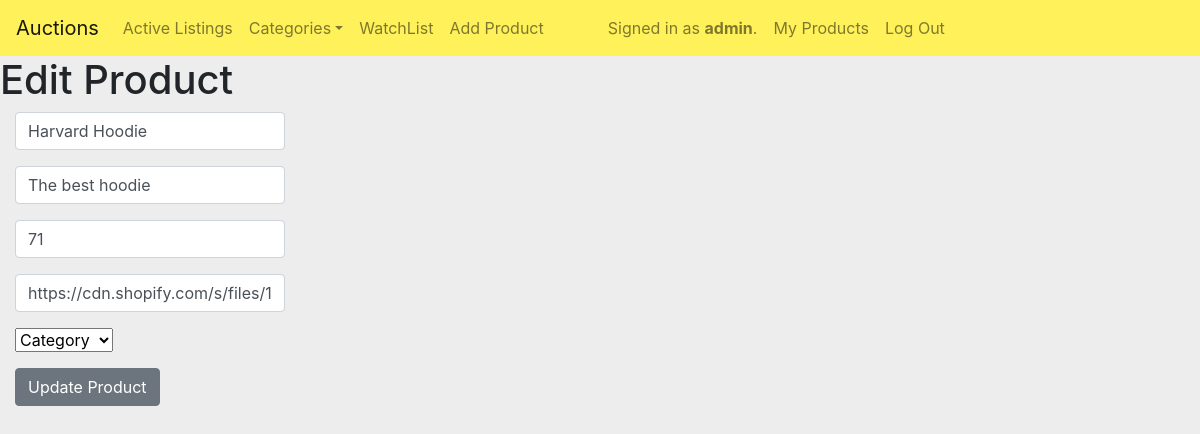
/edit_product/16 (signed in), run on an earlier commit of the app's database.
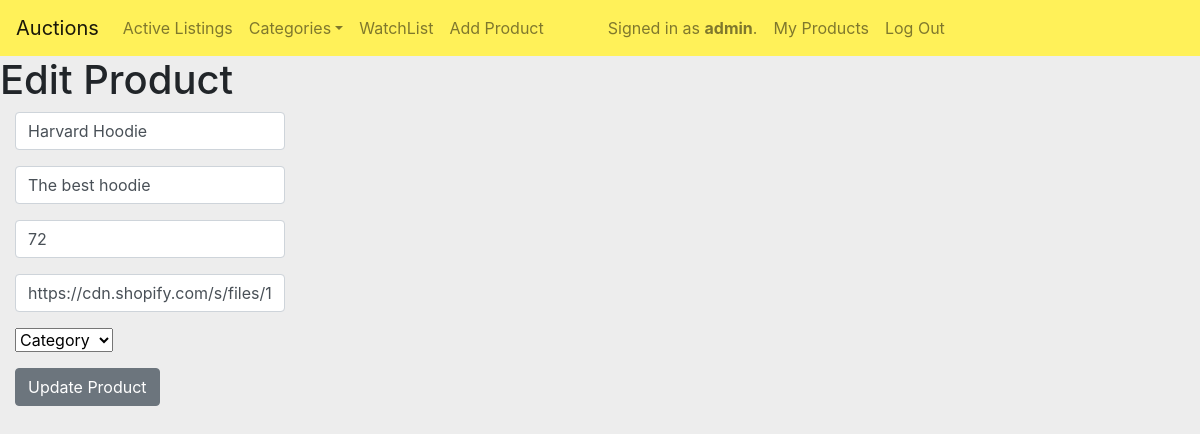
And on a later commit of the database.
### auctions/models.py (models this page shows, shortened)
class User(AbstractUser):
     pass

class Product(models.Model):
    name = models.CharField(max_length=64)
    description = models.CharField(max_length=64)
    price = models.IntegerField()
    image = models.CharField(max_length=64)
    image_url = models.CharField(max_length=300)
    category = models.CharField(max_length=64)
    creator = models.CharField(max_length=64)
    is_active = models.BooleanField(default=True)
    winner = models.CharField(max_length=64, default="admin")
    users = models.ManyToManyField(User, blank=True, related_name="products")

### auctions/views.py (the view, shortened to what this page needs)
# urls.py: path("edit_product/<int:product_id>", views.edit_product, name="edit_product"),
@login_required(login_url='login')
def edit_product(request, product_id):
    if request.method == 'GET':
        product = Product.objects.get(pk=product_id)
        return render(request, 'auctions/edit_product.html', {
            'product' : product
        })

### auctions/templates/auctions/edit_product.html (shortened to what this page needs)
{% extends 'auctions/layout.html' %}
{% block body %}
  <h1>Edit Product </h1>
  <form action="{% url 'edit_product' product.id %}" method="post" class="col-lg-3 col-sm-6 mb-3">
    <div class="form-group">
      <input name="product_name" type="text" placeholder="Product Name"
             class="form-control" value="{{ product.name }}" >
    </div>
    <div class="form-group">
      <input name="description" type="text" placeholder="Description"
             class="form-control" value="{{ product.description}}" >
    </div>
    <div class="form-group">
      <input name="price" placeholder="Price" type="number"
             class="form-control" value="{{ product.price }}">
    </div>
    <div class="form-group">
      <input name="image_url" type="text" placeholder="Image_url"
             class="form-control" value="{{ product.image_url }}">
    </div>
    <div class="form-group">
      <select name="category" required>
        <option value="" disabled selected>Category</option>
      </select>
    </div>
    <button class="btn btn-secondary">Update Product</button>
  </form>
{% endblock %}

### auctions/templates/auctions/layout.html (shortened to what this page needs)
{% load static %}
<!DOCTYPE html>
<html lang="en">
    <head>
        <link rel="stylesheet" href="https://stackpath.bootstrapcdn.com/bootstrap/4.4.1/css/bootstrap.min.css">
        <link href="{% static 'auctions/styles.css' %}" rel="stylesheet">
    </head>
    <body>
        <nav class='navbar navbar-expand-md navbar-light'>
            <a class='navbar-brand' href="/">Auctions</a>
           <div class="collapse navbar-collapse " id="miNavBar">
             <ul class='navbar-nav ms-auto'>
                <li class="nav-item">
                    <a class="nav-link" href="{% url 'index' %}">Active Listings</a>
                </li>
                <li class="nav-item">
                    <div class="dropdown">
                        <a class="nav-link dropdown-toggle" data-bs-toggle='dropdown' href="">Categories</a>
                    </div>
                </li>
                {% if user.is_authenticated %}
                    <li class="nav-item">
                        <a class="nav-link" href="{% url 'show_watchlist' %}">WatchList
                        </a>
                    </li>
                    <li class="nav-item" >
                       <a class="nav-link" href="{% url 'add_product' %}">Add Product</a>
                    </li>
                    <li class="nav-item ml-5">
                        <a class="nav-link">
                            {% if user.is_authenticated %}
                            Signed in as <strong>{{ request.user.username }}</strong>.
                            {% else %}
                            Not signed in.
                            {% endif %}
                        </a>
                    </li>
                    <li class="nav-item">
                        <a class="nav-link" href="{% url 'show_profile' user.username %}">My Products</a>
                    </li>
                    <li class="nav-item">
                        <a class="nav-link" href="{% url 'logout' %}">Log Out</a>
                    </li>
                {% endif %}
             </ul>
           </div>
        </nav>
        <div class="main">
            {% block body %}
            {% endblock %}
        </div>
    </body>
</html>

### auctions/static/auctions/styles.css (style rules this page uses)
body { padding: 0px; background-color: #ededed; }
nav { background-color: #fff159; }
.main { background-color: #ededed; }

What changed in the data, as far as the page shows it:
changed Product "Harvard Hoodie": price "71" → "72"
